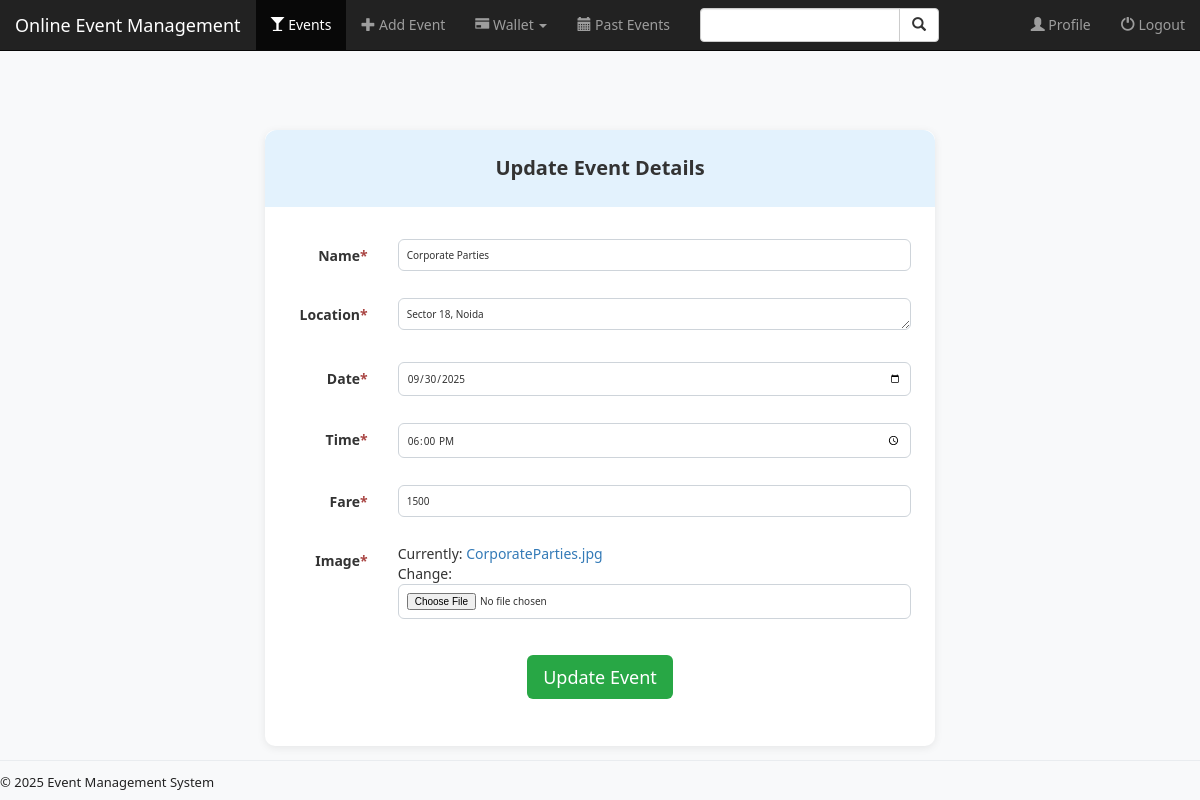
Page /event/update/1/ (signed in) on the earlier database version.
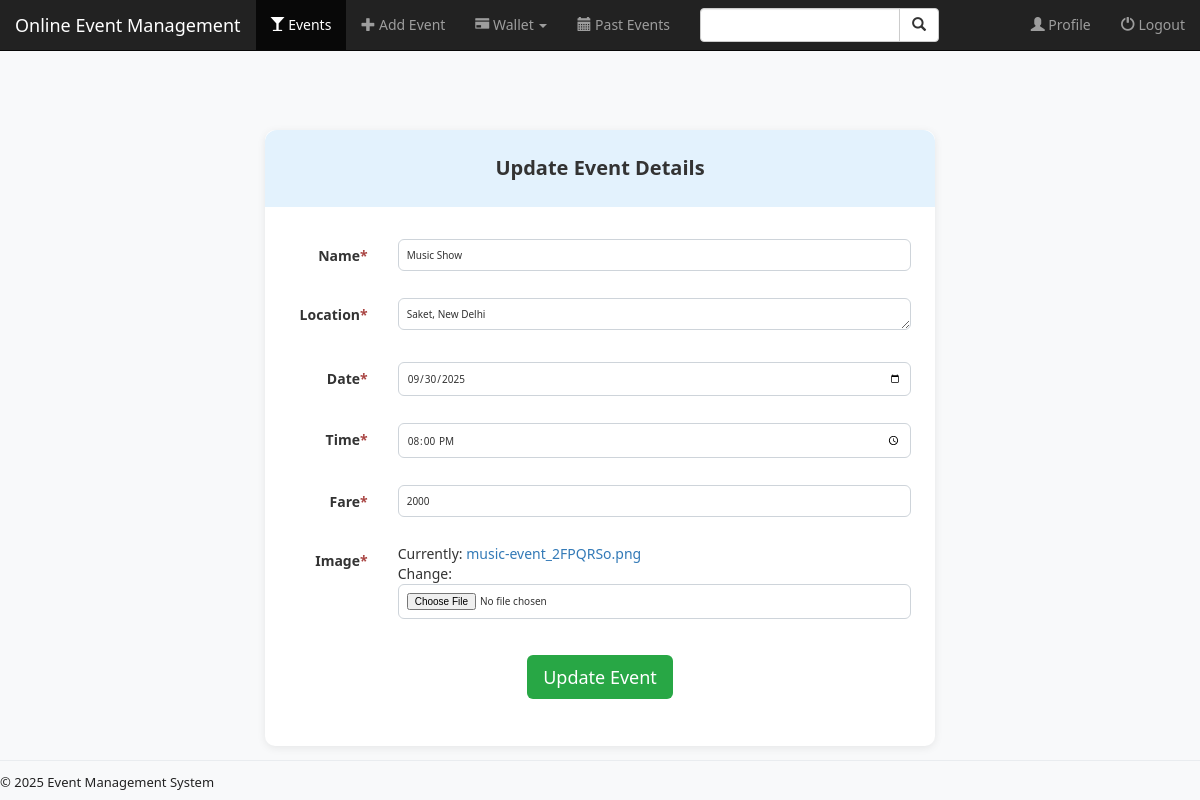
Same page on the later database version.
### event/models.py (models this page shows, shortened)
class Event(models.Model):
    name = models.CharField(max_length=50, null=False)
    image = models.ImageField(default='settings.MEDIA_ROOT/default_event.jpg')
    location = models.TextField(max_length=500, null=False)
    date = models.DateField(null=True)
    time = models.TimeField(null=True)
    manager = models.ForeignKey(User, on_delete=models.CASCADE)
    fare = models.PositiveIntegerField(null=True)

### event/views.py (the view, shortened to what this page needs)
# urls.py: re_path(r'^update/(?P<pk>[0-9]+)/$', views.EventUpdate.as_view(), name='update_event'),
class EventUpdate(UpdateView):
    model = Event
    form_class = EventForm
    def get(self, request, *args, **kwargs):
        if not request.user.is_superuser:
            return render(request, '403.html', status=403)
        pk = kwargs.get('pk')
        event = get_object_or_404(Event, pk=pk)
        form = self.form_class(instance=event)
        user = request.user
        return render(request, 'event/event_form.html', {
            'form': form,
            'event': event
        })

### event/forms.py
class EventForm(forms.ModelForm):
    name = forms.CharField(required=True, widget=forms.TextInput(attrs={'maxlength': '50'}))
    location = forms.CharField(widget=forms.Textarea(attrs={'rows': 1, 'maxlength': '500'}), required=True)
    date = forms.DateField(widget=forms.DateInput(attrs={'type': 'date'}), required=True)
    time = forms.TimeField(widget=forms.TimeInput(attrs={'type': 'time'}))
    fare = forms.CharField(widget=forms.NumberInput(attrs={'inputmode': 'numeric' }), required=True )
    image = forms.ImageField(required=True)
    class Meta:
        model = Event
        fields = ['name', 'location', 'date', 'time', 'fare', 'image']

### event/templates/event/event_form.html (shortened to what this page needs)
{% extends "event/base.html" %}
{% block events_active %}active{% endblock %}
{% block body %}
<div class="container event-main-content event-form-container">
    <div class="card event-form-card" style="padding:0;">
        <div class="form-heading">
            {% if event %}Update Event Details{% else %}Add New Event{% endif %}
        </div>
        <div style="padding:32px 24px; border-radius:0 0 12px 12px;">
            <form class="form-horizontal" role="form" method="post" enctype="multipart/form-data">
                {% include "event/form_template.html" %}
                <div class="form-group text-center event-form-btn-group">
                    <button type="submit" class="btn btn-success btn-lg">{% if event %}Update Event{% else %}Add Event{% endif %}</button>
                </div>
            </form>
        </div>
    </div>
</div>
{% endblock %}

### event/templates/event/form_template.html (shortened to what this page needs)
{% for field in form %}
<div class="form-group">
    <label class="control-label col-sm-2" style="text-align:right;">
        {{ field.label }}{% if field.field.required %}<span class="text-danger">*</span>{% endif %}
    </label>
    <div class="col-sm-10">
        {{ field }}
    </div>
</div>
{% endfor %}

Differences in the rows shown:
changed Event: name "Corporate Parties" → "Music Show"; location "Sector 18, Noida" → "Saket, New Delhi"; time "18:00:00" → "20:00:00"; fare "1500" → "2000"
Other differences:
text no longer shown: "Currently: CorporateParties.jpg Change:"
text now shown: "Currently: music-event_2FPQRSo.png Change:"
